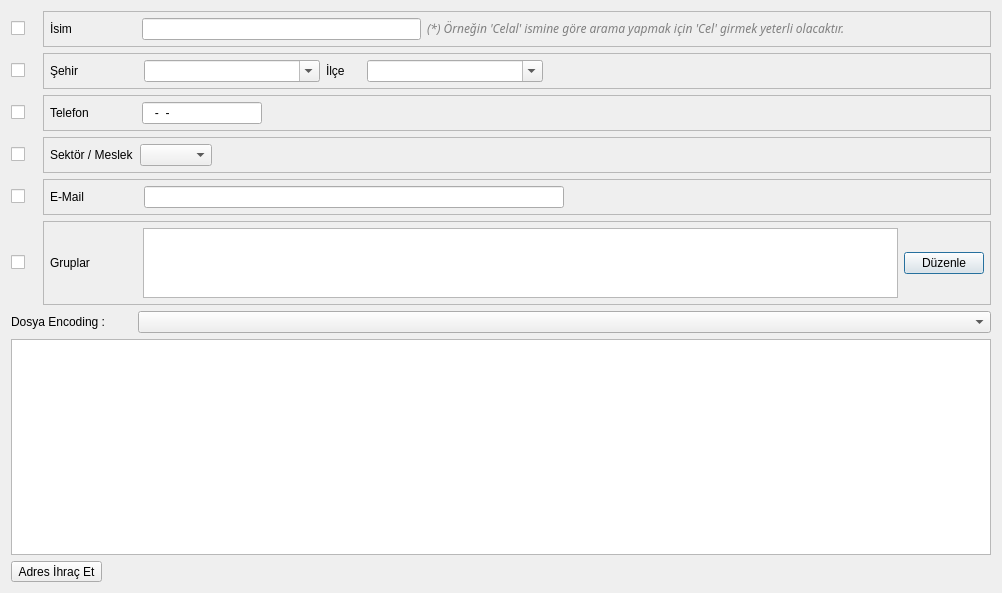
<?xml version="1.0" encoding="UTF-8"?>
<ui version="4.0">
 <class>ADRES_ARAMA</class>
 <widget class="QDialog" name="ADRES_ARAMA">
  <property name="geometry">
   <rect>
    <x>0</x>
    <y>0</y>
    <width>1002</width>
    <height>593</height>
   </rect>
  </property>
  <property name="sizePolicy">
   <sizepolicy hsizetype="Expanding" vsizetype="Expanding">
    <horstretch>0</horstretch>
    <verstretch>0</verstretch>
   </sizepolicy>
  </property>
  <property name="minimumSize">
   <size>
    <width>780</width>
    <height>300</height>
   </size>
  </property>
  <property name="windowTitle">
   <string>Firma / Şahıs Arama</string>
  </property>
  <layout class="QGridLayout" name="gridLayout_7">
   <item row="0" column="0">
    <widget class="QCheckBox" name="checkBox_adi">
     <property name="sizePolicy">
      <sizepolicy hsizetype="Fixed" vsizetype="Fixed">
       <horstretch>0</horstretch>
       <verstretch>0</verstretch>
      </sizepolicy>
     </property>
     <property name="minimumSize">
      <size>
       <width>26</width>
       <height>0</height>
      </size>
     </property>
     <property name="text">
      <string/>
     </property>
    </widget>
   </item>
   <item row="0" column="1">
    <widget class="QFrame" name="frame_adi">
     <property name="sizePolicy">
      <sizepolicy hsizetype="Expanding" vsizetype="Fixed">
       <horstretch>0</horstretch>
       <verstretch>0</verstretch>
      </sizepolicy>
     </property>
     <property name="frameShape">
      <enum>QFrame::StyledPanel</enum>
     </property>
     <property name="frameShadow">
      <enum>QFrame::Raised</enum>
     </property>
     <layout class="QGridLayout" name="gridLayout_2" columnstretch="5,10,20">
      <property name="margin">
       <number>6</number>
      </property>
      <item row="0" column="0">
       <widget class="QLabel" name="label_isim">
        <property name="sizePolicy">
         <sizepolicy hsizetype="Fixed" vsizetype="Fixed">
          <horstretch>0</horstretch>
          <verstretch>0</verstretch>
         </sizepolicy>
        </property>
        <property name="text">
         <string>İsim                   </string>
        </property>
       </widget>
      </item>
      <item row="0" column="1">
       <widget class="QLineEdit" name="lineEdit_isim_icerigi">
        <property name="minimumSize">
         <size>
          <width>0</width>
          <height>0</height>
         </size>
        </property>
        <property name="maximumSize">
         <size>
          <width>16777215</width>
          <height>16777215</height>
         </size>
        </property>
       </widget>
      </item>
      <item row="0" column="2">
       <widget class="QLabel" name="label_2">
        <property name="sizePolicy">
         <sizepolicy hsizetype="Expanding" vsizetype="Fixed">
          <horstretch>0</horstretch>
          <verstretch>0</verstretch>
         </sizepolicy>
        </property>
        <property name="font">
         <font>
          <family>Sans Serif</family>
          <pointsize>9</pointsize>
          <weight>50</weight>
          <italic>true</italic>
          <bold>false</bold>
         </font>
        </property>
        <property name="styleSheet">
         <string notr="true">font: italic 9pt &quot;Sans Serif&quot;;
color: rgb(128, 128, 128);</string>
        </property>
        <property name="text">
         <string>&lt;!DOCTYPE HTML PUBLIC &quot;-//W3C//DTD HTML 4.0//EN&quot; &quot;http://www.w3.org/TR/REC-html40/strict.dtd&quot;&gt;
&lt;html&gt;&lt;head&gt;&lt;meta name=&quot;qrichtext&quot; content=&quot;1&quot; /&gt;&lt;style type=&quot;text/css&quot;&gt;
p, li { white-space: pre-wrap; }
&lt;/style&gt;&lt;/head&gt;&lt;body style=&quot; font-family:'Sans Serif'; font-size:9pt; font-weight:400; font-style:italic;&quot;&gt;
&lt;p style=&quot; margin-top:0px; margin-bottom:0px; margin-left:0px; margin-right:0px; -qt-block-indent:0; text-indent:0px;&quot;&gt;(*) Örneğin 'Celal' ismine göre arama yapmak için 'Cel' girmek yeterli olacaktır.&lt;/p&gt;&lt;/body&gt;&lt;/html&gt;</string>
        </property>
       </widget>
      </item>
     </layout>
    </widget>
   </item>
   <item row="1" column="0">
    <widget class="QCheckBox" name="checkBox_il_ilce">
     <property name="sizePolicy">
      <sizepolicy hsizetype="Fixed" vsizetype="Fixed">
       <horstretch>0</horstretch>
       <verstretch>0</verstretch>
      </sizepolicy>
     </property>
     <property name="minimumSize">
      <size>
       <width>26</width>
       <height>0</height>
      </size>
     </property>
     <property name="text">
      <string/>
     </property>
    </widget>
   </item>
   <item row="1" column="1">
    <widget class="QFrame" name="frame_ili_ilcesi">
     <property name="sizePolicy">
      <sizepolicy hsizetype="Expanding" vsizetype="Fixed">
       <horstretch>0</horstretch>
       <verstretch>0</verstretch>
      </sizepolicy>
     </property>
     <property name="frameShape">
      <enum>QFrame::StyledPanel</enum>
     </property>
     <property name="frameShadow">
      <enum>QFrame::Raised</enum>
     </property>
     <layout class="QGridLayout" name="gridLayout_3" columnstretch="5,10,5,10,25">
      <property name="margin">
       <number>6</number>
      </property>
      <item row="0" column="0">
       <widget class="QLabel" name="label_il">
        <property name="sizePolicy">
         <sizepolicy hsizetype="Fixed" vsizetype="Fixed">
          <horstretch>0</horstretch>
          <verstretch>0</verstretch>
         </sizepolicy>
        </property>
        <property name="text">
         <string>Şehir                  </string>
        </property>
       </widget>
      </item>
      <item row="0" column="1">
       <widget class="QComboBox" name="comboBox_sehir">
        <property name="sizePolicy">
         <sizepolicy hsizetype="Expanding" vsizetype="Fixed">
          <horstretch>0</horstretch>
          <verstretch>0</verstretch>
         </sizepolicy>
        </property>
        <property name="editable">
         <bool>true</bool>
        </property>
       </widget>
      </item>
      <item row="0" column="2">
       <widget class="QLabel" name="label_ilce">
        <property name="sizePolicy">
         <sizepolicy hsizetype="Fixed" vsizetype="Fixed">
          <horstretch>0</horstretch>
          <verstretch>0</verstretch>
         </sizepolicy>
        </property>
        <property name="minimumSize">
         <size>
          <width>35</width>
          <height>0</height>
         </size>
        </property>
        <property name="text">
         <string>İlçe    </string>
        </property>
       </widget>
      </item>
      <item row="0" column="3">
       <widget class="QComboBox" name="comboBox_ilce">
        <property name="sizePolicy">
         <sizepolicy hsizetype="Expanding" vsizetype="Fixed">
          <horstretch>0</horstretch>
          <verstretch>0</verstretch>
         </sizepolicy>
        </property>
        <property name="editable">
         <bool>true</bool>
        </property>
       </widget>
      </item>
      <item row="0" column="4">
       <spacer name="horizontalSpacer_2">
        <property name="orientation">
         <enum>Qt::Horizontal</enum>
        </property>
        <property name="sizeType">
         <enum>QSizePolicy::Expanding</enum>
        </property>
        <property name="sizeHint" stdset="0">
         <size>
          <width>40</width>
          <height>20</height>
         </size>
        </property>
       </spacer>
      </item>
     </layout>
    </widget>
   </item>
   <item row="2" column="0">
    <widget class="QCheckBox" name="checkBox_telefonu">
     <property name="sizePolicy">
      <sizepolicy hsizetype="Fixed" vsizetype="Fixed">
       <horstretch>0</horstretch>
       <verstretch>0</verstretch>
      </sizepolicy>
     </property>
     <property name="minimumSize">
      <size>
       <width>26</width>
       <height>0</height>
      </size>
     </property>
     <property name="text">
      <string/>
     </property>
    </widget>
   </item>
   <item row="2" column="1">
    <widget class="QFrame" name="frame_telefonu">
     <property name="sizePolicy">
      <sizepolicy hsizetype="Expanding" vsizetype="Fixed">
       <horstretch>0</horstretch>
       <verstretch>0</verstretch>
      </sizepolicy>
     </property>
     <property name="frameShape">
      <enum>QFrame::StyledPanel</enum>
     </property>
     <property name="frameShadow">
      <enum>QFrame::Raised</enum>
     </property>
     <layout class="QGridLayout" name="gridLayout_4" columnstretch="1,5,10,20">
      <property name="margin">
       <number>6</number>
      </property>
      <item row="0" column="0">
       <widget class="QLabel" name="label_firma_telefonu">
        <property name="sizePolicy">
         <sizepolicy hsizetype="Fixed" vsizetype="Fixed">
          <horstretch>0</horstretch>
          <verstretch>0</verstretch>
         </sizepolicy>
        </property>
        <property name="text">
         <string>Telefon              </string>
        </property>
       </widget>
      </item>
      <item row="0" column="3">
       <spacer name="horizontalSpacer_4">
        <property name="orientation">
         <enum>Qt::Horizontal</enum>
        </property>
        <property name="sizeHint" stdset="0">
         <size>
          <width>288</width>
          <height>20</height>
         </size>
        </property>
       </spacer>
      </item>
      <item row="0" column="2">
       <spacer name="horizontalSpacer_8">
        <property name="orientation">
         <enum>Qt::Horizontal</enum>
        </property>
        <property name="sizeHint" stdset="0">
         <size>
          <width>40</width>
          <height>20</height>
         </size>
        </property>
       </spacer>
      </item>
      <item row="0" column="1">
       <widget class="QLineEdit" name="lineEdit_telefon">
        <property name="inputMask">
         <string>999-99-99; </string>
        </property>
       </widget>
      </item>
     </layout>
    </widget>
   </item>
   <item row="3" column="0">
    <widget class="QCheckBox" name="checkBox_sektor_or_meslek">
     <property name="text">
      <string/>
     </property>
    </widget>
   </item>
   <item row="3" column="1">
    <widget class="QFrame" name="frame_sektor_or_meslek">
     <property name="sizePolicy">
      <sizepolicy hsizetype="Expanding" vsizetype="Fixed">
       <horstretch>0</horstretch>
       <verstretch>0</verstretch>
      </sizepolicy>
     </property>
     <property name="frameShape">
      <enum>QFrame::StyledPanel</enum>
     </property>
     <property name="frameShadow">
      <enum>QFrame::Raised</enum>
     </property>
     <layout class="QGridLayout" name="gridLayout_8">
      <property name="margin">
       <number>6</number>
      </property>
      <item row="0" column="0">
       <widget class="QLabel" name="label_sektor_or_meslek">
        <property name="sizePolicy">
         <sizepolicy hsizetype="Fixed" vsizetype="Fixed">
          <horstretch>0</horstretch>
          <verstretch>0</verstretch>
         </sizepolicy>
        </property>
        <property name="text">
         <string>Sektör / Meslek</string>
        </property>
       </widget>
      </item>
      <item row="0" column="1">
       <widget class="QComboBox" name="comboBox_sektor_or_meslek">
        <property name="sizePolicy">
         <sizepolicy hsizetype="Minimum" vsizetype="Fixed">
          <horstretch>0</horstretch>
          <verstretch>0</verstretch>
         </sizepolicy>
        </property>
       </widget>
      </item>
      <item row="0" column="2">
       <spacer name="horizontalSpacer_10">
        <property name="orientation">
         <enum>Qt::Horizontal</enum>
        </property>
        <property name="sizeHint" stdset="0">
         <size>
          <width>40</width>
          <height>20</height>
         </size>
        </property>
       </spacer>
      </item>
     </layout>
    </widget>
   </item>
   <item row="4" column="0">
    <widget class="QCheckBox" name="check_box_email">
     <property name="sizePolicy">
      <sizepolicy hsizetype="Fixed" vsizetype="Fixed">
       <horstretch>0</horstretch>
       <verstretch>0</verstretch>
      </sizepolicy>
     </property>
     <property name="minimumSize">
      <size>
       <width>26</width>
       <height>0</height>
      </size>
     </property>
     <property name="text">
      <string/>
     </property>
    </widget>
   </item>
   <item row="4" column="1">
    <widget class="QFrame" name="frame_email">
     <property name="sizePolicy">
      <sizepolicy hsizetype="Expanding" vsizetype="Fixed">
       <horstretch>0</horstretch>
       <verstretch>0</verstretch>
      </sizepolicy>
     </property>
     <property name="frameShape">
      <enum>QFrame::StyledPanel</enum>
     </property>
     <property name="frameShadow">
      <enum>QFrame::Raised</enum>
     </property>
     <layout class="QGridLayout" name="gridLayout_5" columnstretch="10,20,10,10">
      <property name="margin">
       <number>6</number>
      </property>
      <item row="0" column="0">
       <widget class="QLabel" name="label">
        <property name="sizePolicy">
         <sizepolicy hsizetype="Fixed" vsizetype="Fixed">
          <horstretch>0</horstretch>
          <verstretch>0</verstretch>
         </sizepolicy>
        </property>
        <property name="text">
         <string>E-Mail                </string>
        </property>
       </widget>
      </item>
      <item row="0" column="1">
       <widget class="QLineEdit" name="line_edit_email"/>
      </item>
      <item row="0" column="3">
       <spacer name="horizontalSpacer_3">
        <property name="orientation">
         <enum>Qt::Horizontal</enum>
        </property>
        <property name="sizeHint" stdset="0">
         <size>
          <width>288</width>
          <height>20</height>
         </size>
        </property>
       </spacer>
      </item>
      <item row="0" column="2">
       <spacer name="horizontalSpacer_9">
        <property name="orientation">
         <enum>Qt::Horizontal</enum>
        </property>
        <property name="sizeHint" stdset="0">
         <size>
          <width>40</width>
          <height>20</height>
         </size>
        </property>
       </spacer>
      </item>
     </layout>
    </widget>
   </item>
   <item row="5" column="0">
    <widget class="QCheckBox" name="checkBox_grup_filtresi">
     <property name="sizePolicy">
      <sizepolicy hsizetype="Fixed" vsizetype="Fixed">
       <horstretch>0</horstretch>
       <verstretch>0</verstretch>
      </sizepolicy>
     </property>
     <property name="minimumSize">
      <size>
       <width>26</width>
       <height>0</height>
      </size>
     </property>
     <property name="text">
      <string/>
     </property>
    </widget>
   </item>
   <item row="5" column="1">
    <widget class="QFrame" name="frame_grup_filtresi">
     <property name="sizePolicy">
      <sizepolicy hsizetype="Expanding" vsizetype="Fixed">
       <horstretch>0</horstretch>
       <verstretch>0</verstretch>
      </sizepolicy>
     </property>
     <property name="frameShape">
      <enum>QFrame::StyledPanel</enum>
     </property>
     <property name="frameShadow">
      <enum>QFrame::Raised</enum>
     </property>
     <layout class="QGridLayout" name="gridLayout" columnstretch="5,10,0">
      <property name="margin">
       <number>6</number>
      </property>
      <item row="0" column="0">
       <widget class="QLabel" name="label_5">
        <property name="sizePolicy">
         <sizepolicy hsizetype="Fixed" vsizetype="Fixed">
          <horstretch>0</horstretch>
          <verstretch>0</verstretch>
         </sizepolicy>
        </property>
        <property name="text">
         <string>Gruplar              </string>
        </property>
       </widget>
      </item>
      <item row="0" column="1">
       <widget class="QTextEdit" name="textEdit_gruplar">
        <property name="sizePolicy">
         <sizepolicy hsizetype="Expanding" vsizetype="Fixed">
          <horstretch>0</horstretch>
          <verstretch>0</verstretch>
         </sizepolicy>
        </property>
        <property name="maximumSize">
         <size>
          <width>16777215</width>
          <height>70</height>
         </size>
        </property>
       </widget>
      </item>
      <item row="0" column="2">
       <widget class="QPushButton" name="pushButton_grup_sec">
        <property name="sizePolicy">
         <sizepolicy hsizetype="Expanding" vsizetype="Fixed">
          <horstretch>0</horstretch>
          <verstretch>0</verstretch>
         </sizepolicy>
        </property>
        <property name="text">
         <string>Düzenle</string>
        </property>
        <property name="icon">
         <iconset resource="../k9_icons.qrc">
          <normaloff>:/k9_icons/K9_ICONS/k9_grup.png</normaloff>:/k9_icons/K9_ICONS/k9_grup.png</iconset>
        </property>
       </widget>
      </item>
     </layout>
    </widget>
   </item>
   <item row="6" column="0" colspan="2">
    <layout class="QFormLayout" name="formLayout">
     <property name="horizontalSpacing">
      <number>33</number>
     </property>
     <item row="0" column="0">
      <widget class="QLabel" name="label_dosya_encoding">
       <property name="text">
        <string>Dosya Encoding :</string>
       </property>
      </widget>
     </item>
     <item row="0" column="1">
      <widget class="QComboBox" name="comboBox_dosya_encoding">
       <property name="minimumSize">
        <size>
         <width>200</width>
         <height>0</height>
        </size>
       </property>
      </widget>
     </item>
    </layout>
   </item>
   <item row="7" column="0" colspan="2">
    <widget class="QTableWidget" name="table_widget">
     <property name="sizePolicy">
      <sizepolicy hsizetype="Preferred" vsizetype="Expanding">
       <horstretch>0</horstretch>
       <verstretch>0</verstretch>
      </sizepolicy>
     </property>
    </widget>
   </item>
   <item row="8" column="0" colspan="2">
    <layout class="QGridLayout" name="gridLayout_6" columnstretch="0,50">
     <item row="0" column="1">
      <widget class="QWidget" name="widget" native="true">
       <property name="sizePolicy">
        <sizepolicy hsizetype="Expanding" vsizetype="Fixed">
         <horstretch>0</horstretch>
         <verstretch>0</verstretch>
        </sizepolicy>
       </property>
      </widget>
     </item>
     <item row="0" column="0">
      <widget class="QToolButton" name="tool_button_export">
       <property name="text">
        <string>Adres İhraç Et</string>
       </property>
       <property name="icon">
        <iconset resource="../k9_icons.qrc">
         <normaloff>:/k9_icons/K9_ICONS/dvz_doviz_kurlari_guncelle.png</normaloff>:/k9_icons/K9_ICONS/dvz_doviz_kurlari_guncelle.png</iconset>
       </property>
       <property name="iconSize">
        <size>
         <width>32</width>
         <height>32</height>
        </size>
       </property>
       <property name="toolButtonStyle">
        <enum>Qt::ToolButtonFollowStyle</enum>
       </property>
      </widget>
     </item>
    </layout>
   </item>
  </layout>
 </widget>
 <tabstops>
  <tabstop>checkBox_adi</tabstop>
  <tabstop>lineEdit_isim_icerigi</tabstop>
  <tabstop>checkBox_il_ilce</tabstop>
  <tabstop>comboBox_sehir</tabstop>
  <tabstop>comboBox_ilce</tabstop>
  <tabstop>checkBox_telefonu</tabstop>
  <tabstop>check_box_email</tabstop>
  <tabstop>line_edit_email</tabstop>
  <tabstop>checkBox_grup_filtresi</tabstop>
  <tabstop>textEdit_gruplar</tabstop>
  <tabstop>pushButton_grup_sec</tabstop>
  <tabstop>table_widget</tabstop>
  <tabstop>tool_button_export</tabstop>
 </tabstops>
 <resources>
  <include location="../k9_icons.qrc"/>
 </resources>
 <connections/>
</ui>
